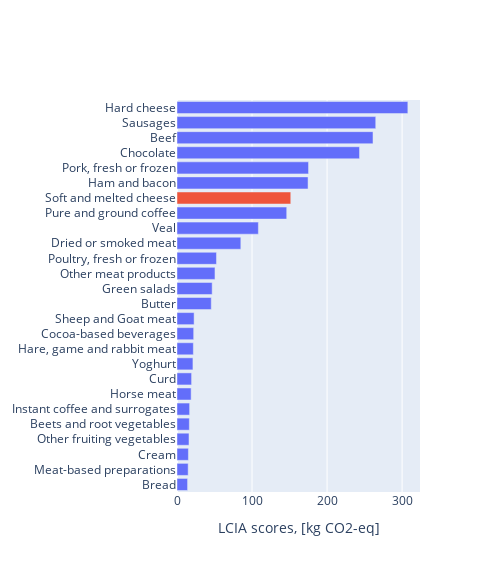

Notebook code cell kept with this figure:
### Code cell
fig = go.Figure()
fig.add_trace(
    go.Bar(
        y=product_names_plot,
        x=df_plotting[lcia_unit].values,
        orientation="h",
        marker_color=colors,
    ),  
)
fig.update_layout(
    width=500,
    height=n_acts*22,
    yaxis=dict(autorange="reversed"),
    xaxis_title="LCIA scores, [kg CO2-eq]",
)
fig.show()
fig.write_image("food_contribution.pdf")

### Figure 1 — Plotly figure (JSON) as saved in the notebook; plotly's stock layout.template omitted (floating-point values rounded to 4 significant figures)
{"data": [{"marker": {"color": ["#636EFA", "#636EFA", "#636EFA", "#636EFA", "#636EFA", "#636EFA", "#EF553B", "#636EFA", "#636EFA", "#636EFA", "#636EFA", "#636EFA", "#636EFA", "#636EFA", "#636EFA", "#636EFA", "#636EFA", "#636EFA", "#636EFA", "#636EFA", "#636EFA", "#636EFA", "#636EFA", "#636EFA", "#636EFA", "#636EFA"]}, "orientation": "h", "type": "bar", "x": [307.7, 264.9, 261.2, 243.2, 175.3, 174.6, 151.6, 146.2, 108.4, 85.07, 52.6, 50.62, 46.87, 45.66, 22.78, 22.23, 21.79, 21.24, 19.45, 18.84, 16.81, 16.45, 15.98, 15.21, 14.87, 14.08], "y": ["Hard cheese", "Sausages", "Beef", "Chocolate", "Pork, fresh or frozen", "Ham and bacon", "Soft and melted cheese", "Pure and ground coffee", "Veal", "Dried or smoked meat", "Poultry, fresh or frozen", "Other meat products", "Green salads", "Butter", "Sheep and Goat meat", "Cocoa-based beverages", "Hare, game and rabbit meat", "Yoghurt", "Curd", "Horse meat", "Instant coffee and surrogates", "Beets and root vegetables", "Other fruiting vegetables", "Cream", "Meat-based preparations", "Bread"]}], "layout": {"height": 572, "width": 500, "xaxis": {"title": {"text": "LCIA scores, [kg CO2-eq]"}}, "yaxis": {"autorange": "reversed"}}}
